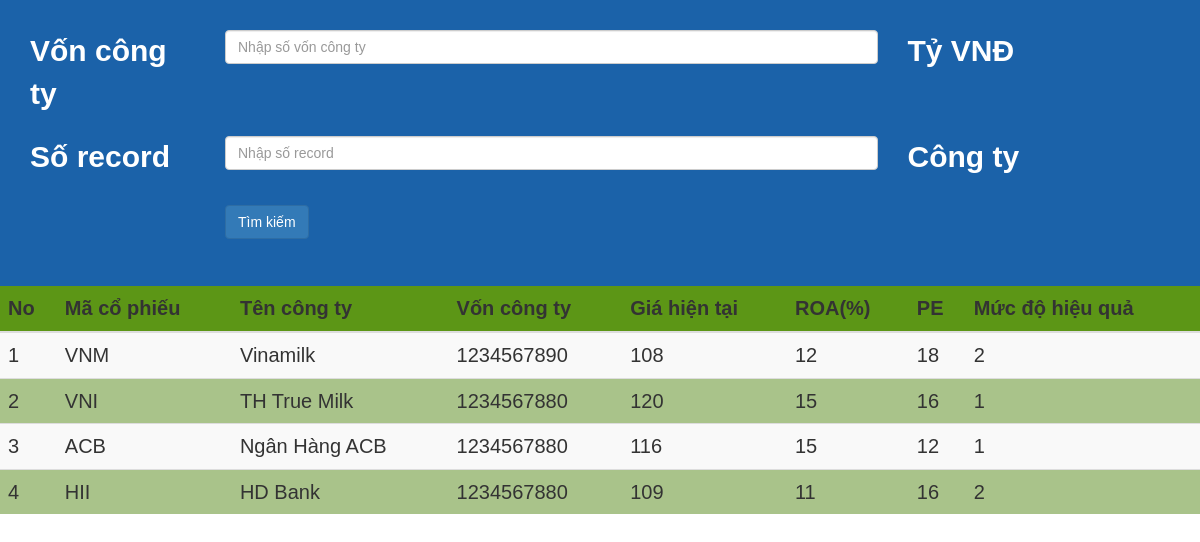
Screenshot of /stocks/ with the database file from the repository.
### stocks/models.py (models this page shows)
class Company(models.Model):
    stocks = models.CharField(max_length=10)
    company_name = models.CharField(max_length=70)
    company_cap = models.IntegerField(default=0)
    current_price = models.IntegerField(default=0)
    r_o_a = models.IntegerField(default=0)
    p_e = models.IntegerField(default=0)
    efficiency_level = models.IntegerField(default=0)

### stocks/views.py (the view)
def index(request):
    try:
        latest_company_list = Company.objects.all()
        template = loader.get_template('stocks/index.html')
        context = {
            'latest_company_list': latest_company_list,
        }
    except Company.DoesNotExist:
        raise Http404('Company does not exist')
    return HttpResponse(template.render(context, request))

### stocks/templates/stocks/index.html (shortened to what this page needs)
{% load static %}
<!DOCTYPE html>
<html lang="en">
<head>
<link rel="stylesheet" href="https://maxcdn.bootstrapcdn.com/bootstrap/3.3.7/css/bootstrap.min.css"/>
</head>
<body>
<header>
  <form action="{% url 'stocks:search' %}" method="POST">
	  <div class="form-group row">
	    <label class="col-sm-2 col-form-label">Vốn công ty</label>
	    <div class="col-sm-7">
	      <input type="text" class="form-control" id="company_cap" name="company_cap" placeholder="Nhập số vốn công ty">
	    </div>
	    <div class="col-sm-3">
	      <label>Tỷ VNĐ</label>
	    </div>
	  </div>
	  <div class="form-group row">
	    <label class="col-sm-2 col-form-label">Số record</label>
	    <div class="col-sm-7">
	      <input type="text" class="form-control" id="count" name="count" placeholder="Nhập số record">
	    </div>
	    <div class="col-sm-3">
	      <label>Công ty</label>
	    </div>
	  </div>
	  <div class="form-group row">
	  	<div class="col-sm-2">
	    </div>
	    <div class="col-sm-10">
	      <button type="submit" class="btn btn-primary" >Tìm kiếm</button>
	    </div>
	  </div>
	</form>
</header>
<table class="table table-striped">
  <thead>
    <tr style = "background: #5c9616">
      <th scope="col">No</th>
      <th scope="col">Mã cổ phiếu</th>
      <th scope="col">Tên công ty</th>
      <th scope="col">Vốn công ty</th>
      <th scope="col">Giá hiện tại</th>
      <th scope="col">ROA(%)</th>
      <th scope="col">PE</th>
      <th scope="col">Mức độ hiệu quả</th>
    </tr>
  </thead>
  <tbody>
    {% if latest_company_list %}
        {% for company in latest_company_list %}
            {% if company.id == 1  %}
                <tr>
                    <td scope="row">{{company.id}}</td>
                    <td>{{company.stocks}}</td>
                    <td>{{company.company_name}}</td>
                    <td>{{company.company_cap}}</td>
                    <td>{{company.current_price}}</td>
                    <td>{{company.r_o_a}}</td>
                    <td>{{company.p_e}}</td>
                    <td>{{company.efficiency_level}}</td>
                </tr>
            {% else %}
                <tr class="backgreen">
                    <td scope="row">{{company.id}}</td>
                    <td>{{company.stocks}}</td>
                    <td>{{company.company_name}}</td>
                    <td>{{company.company_cap}}</td>
                    <td>{{company.current_price}}</td>
                    <td>{{company.r_o_a}}</td>
                    <td>{{company.p_e}}</td>
                    <td>{{company.efficiency_level}}</td>
                </tr>
            {% endif %}
        {% endfor %}
    {% else %}
                <tr>
                    <td colspan="8" align="center" >
                        Không có thông tin công ty cần tìm kiếm.
                    </td>
                </tr>
    {% endif %}
  </tbody>
</table>
</body>
</html>

### stocks/templates/stocks/index.html (style rules this page uses)
* { box-sizing: border-box; }
body { font-family: Arial, Helvetica, sans-serif; }
header { background-color: #1b62a9 ; padding: 30px; font-size: 30px; color: white; }
table { font-size: 20px; padding: 25px; }
.backgreen { background: #a9c38a }

### rows the page displays
Company: id "1", stocks "VNM", company_name "Vinamilk", company_cap "1234567890", current_price "108", r_o_a "12", p_e "18", efficiency_level "2"
Company: id "2", stocks "VNI", company_name "TH True Milk", company_cap "1234567880", current_price "120", r_o_a "15", p_e "16", efficiency_level "1"
Company: id "3", stocks "ACB", company_name "Ngân Hàng ACB", company_cap "1234567880", current_price "116", r_o_a "15", p_e "12", efficiency_level "1"
Company: id "4", stocks "HII", company_name "HD Bank", company_cap "1234567880", current_price "109", r_o_a "11", p_e "16", efficiency_level "2"
